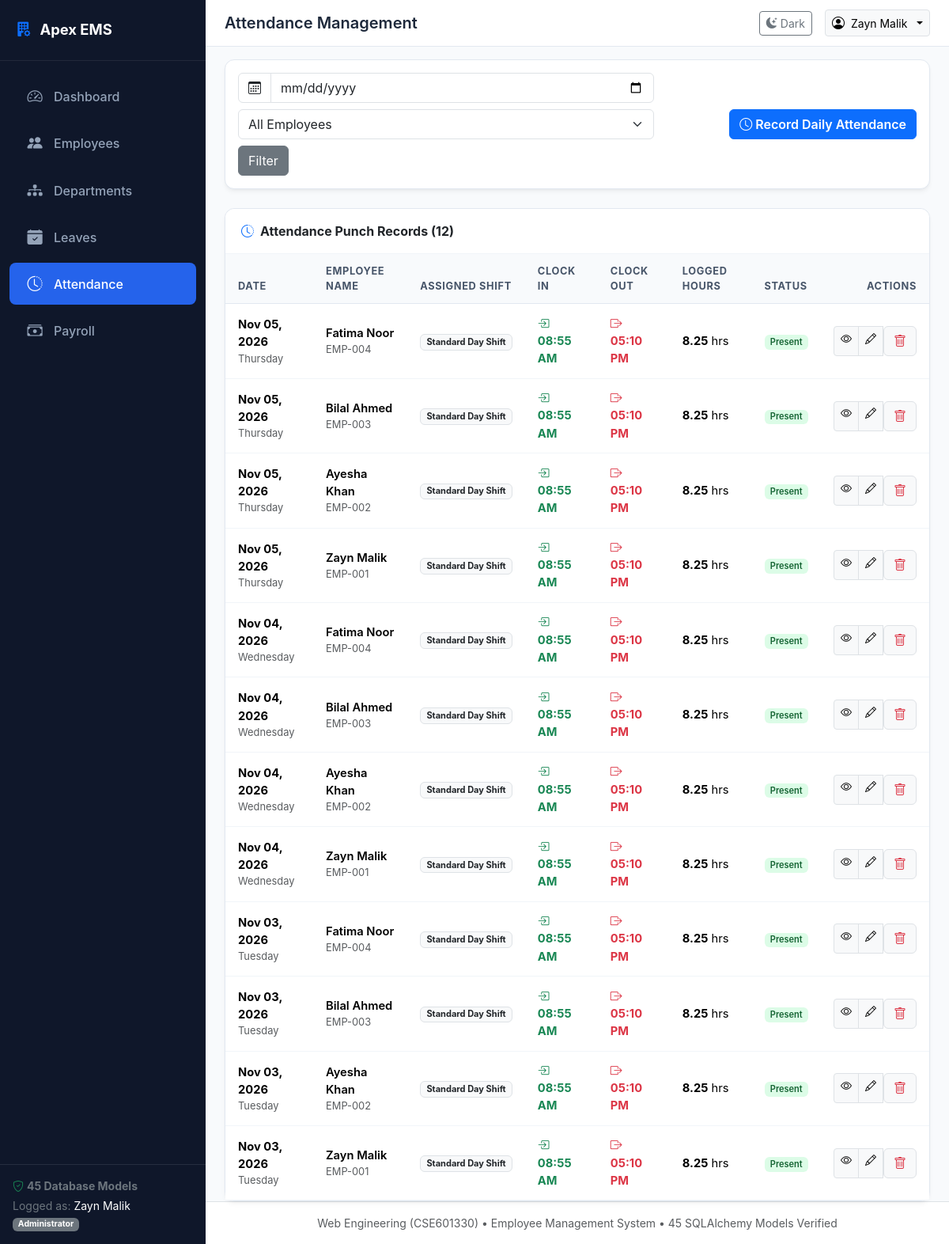
The app's page /attendance/ (signed in) with its own data.
### models/attendance.py (models this page shows, shortened)
class AttendanceRecord(db.Model):
    __tablename__ = 'attendance_records'
    id = db.Column(db.Integer, primary_key=True)
    employee_id = db.Column(db.Integer, db.ForeignKey('employees.id'), nullable=False)
    shift_id = db.Column(db.Integer, db.ForeignKey('work_shifts.id'), nullable=True)
    work_date = db.Column(db.Date, nullable=False, default=date.today)
    check_in_time = db.Column(db.DateTime, nullable=True)
    check_out_time = db.Column(db.DateTime, nullable=True)
    total_work_hours = db.Column(db.Numeric(4, 2), default=0.0)
    status = db.Column(db.String(30), default='Present')  # Present, Late, Half-Day, Absent, On-Leave
    notes = db.Column(db.Text, nullable=True)
    employee = db.relationship('Employee', back_populates='attendance_records')
    shift = db.relationship('WorkShift', back_populates='attendance_records')
    breaks = db.relationship('AttendanceBreak', back_populates='attendance_record', cascade='all, delete-orphan', lazy=True)
    corrections = db.relationship('AttendanceCorrectionRequest', back_populates='attendance_record', cascade='all, delete-orphan', lazy=True)

class WorkShift(db.Model):
    __tablename__ = 'work_shifts'
    id = db.Column(db.Integer, primary_key=True)
    shift_name = db.Column(db.String(60), nullable=False)
    shift_code = db.Column(db.String(20), unique=True, nullable=False)
    start_time = db.Column(db.Time, nullable=False, default=time(9, 0))
    end_time = db.Column(db.Time, nullable=False, default=time(17, 0))
    grace_period_minutes = db.Column(db.Integer, default=15)
    half_day_hours = db.Column(db.Numeric(3, 1), default=4.0)
    schedules = db.relationship('EmployeeShiftSchedule', back_populates='shift', cascade='all, delete-orphan', lazy=True)
    attendance_records = db.relationship('AttendanceRecord', back_populates='shift', lazy=True)

### models/employee.py (models this page shows, shortened)
class Employee(db.Model):
    __tablename__ = 'employees'
    id = db.Column(db.Integer, primary_key=True)
    employee_code = db.Column(db.String(20), unique=True, nullable=False)
    first_name = db.Column(db.String(60), nullable=False)
    last_name = db.Column(db.String(60), nullable=False)
    email = db.Column(db.String(120), unique=True, nullable=False)
    phone = db.Column(db.String(30), nullable=False)
    date_of_birth = db.Column(db.Date, nullable=False)
    gender = db.Column(db.String(20), nullable=False)  # Male, Female, Other
    hire_date = db.Column(db.Date, nullable=False, default=date.today)
    department_id = db.Column(db.Integer, db.ForeignKey('departments.id'), nullable=True)
    designation_id = db.Column(db.Integer, db.ForeignKey('designations.id'), nullable=True)
    employment_type = db.Column(db.String(30), default='Full-Time')  # Full-Time, Part-Time, Contract, Intern
    status = db.Column(db.String(30), default='Active')  # Active, On Leave, Terminated, Resigned
    created_at = db.Column(db.DateTime, default=datetime.utcnow)
    department = db.relationship('Department', foreign_keys=[department_id], back_populates='employees')
    designation = db.relationship('Designation', back_populates='employees')
    profile = db.relationship('EmployeeProfile', uselist=False, back_populates='employee', cascade='all, delete-orphan')
    emergency_contacts = db.relationship('EmployeeEmergencyContact', back_populates='employee', cascade='all, delete-orphan', lazy=True)
    education = db.relationship('EmployeeEducation', back_populates='employee', cascade='all, delete-orphan', lazy=True)
    experience = db.relationship('EmployeeExperience', back_populates='employee', cascade='all, delete-orphan', lazy=True)
    documents = db.relationship('EmployeeDocument', back_populates='employee', cascade='all, delete-orphan', lazy=True)
    bank_details = db.relationship('EmployeeBankDetail', back_populates='employee', cascade='all, delete-orphan', lazy=True)
    skills = db.relationship('EmployeeSkill', back_populates='employee', cascade='all, delete-orphan', lazy=True)
    notes = db.relationship('EmployeeNote', back_populates='employee', cascade='all, delete-orphan', lazy=True)
    assets = db.relationship('EmployeeAssetAssignment', back_populates='employee', cascade='all, delete-orphan', lazy=True)
    leave_requests = db.relationship('LeaveRequest', back_populates='employee', cascade='all, delete-orphan', lazy=True)
    leave_balances = db.relationship('LeaveBalance', back_populates='employee', cascade='all, delete-orphan', lazy=True)
    attendance_records = db.relationship('AttendanceRecord', back_populates='employee', cascade='all, delete-orphan', lazy=True)
    payroll_records = db.relationship('PayrollRecord', back_populates='employee', cascade='all, delete-orphan', lazy=True)
    salary_assignment = db.relationship('EmployeeSalaryAssignment', uselist=False, back_populates='employee', cascade='all, delete-orphan')
    user = db.relationship('User', uselist=False, back_populates='employee')
    @property
    def full_name(self):
        return f"{self.first_name} {self.last_name}"

### routes/attendance_routes.py (the view)
@attendance_bp.route('/', methods=['GET'])
@login_required
def list_attendance():
    date_filter = request.args.get('date', '').strip()
    emp_id = request.args.get('emp_id', '')
    query = AttendanceRecord.query
    if date_filter:
        valid_date, d_val, _ = validate_date(date_filter)
        if valid_date:
            query = query.filter(AttendanceRecord.work_date == d_val)
    if emp_id and emp_id.isdigit():
        query = query.filter(AttendanceRecord.employee_id == int(emp_id))
    records = query.order_by(AttendanceRecord.work_date.desc(), AttendanceRecord.id.desc()).all()
    employees = Employee.query.order_by(Employee.first_name).all()
    return render_template(
        'attendance/list.html',
        records=records,
        employees=employees,
        selected_date=date_filter,
        selected_emp_id=emp_id
    )

### templates/attendance/list.html (shortened to what this page needs)
{% extends "base.html" %}
{% block page_title %}Attendance Management{% endblock %}
{% block content %}
<div class="card mb-4">
    <div class="card-body">
        <div class="d-flex flex-wrap justify-content-between align-items-center gap-3">
            <form method="GET" action="{{ url_for('attendance.list_attendance') }}" class="d-flex flex-wrap align-items-center gap-2">
                <div class="input-group" style="min-width: 200px;">
                    <span class="input-group-text bg-white"><i class="bi bi-calendar3"></i></span>
                    <input type="date" name="date" class="form-control" value="{{ selected_date }}" onchange="this.form.submit()">
                </div>
                <select name="emp_id" class="form-select" style="min-width: 220px;" onchange="this.form.submit()">
                    <option value="">All Employees</option>
                </select>
                <button type="submit" class="btn btn-secondary">Filter</button>
            </form>
            <a href="{{ url_for('attendance.add') }}" class="btn btn-primary fw-semibold">
                <i class="bi bi-clock me-1"></i>Record Daily Attendance
            </a>
        </div>
    </div>
</div>
<div class="card">
    <div class="card-header d-flex justify-content-between align-items-center">
        <span class="fw-bold"><i class="bi bi-clock-history text-primary me-2"></i>Attendance Punch Records ({{ records|length }})</span>
    </div>
    <div class="table-responsive">
        <table class="table table-hover align-middle mb-0">
            <thead>
                <tr>
                    <th>Date</th>
                    <th>Employee Name</th>
                    <th>Assigned Shift</th>
                    <th>Clock In</th>
                    <th>Clock Out</th>
                    <th>Logged Hours</th>
                    <th>Status</th>
                    <th class="text-end">Actions</th>
                </tr>
            </thead>
            <tbody>
                {% for r in records %}
                <tr>
                    <td>
                        <div class="fw-bold">{{ r.work_date.strftime('%b %d, %Y') }}</div>
                        <div class="small text-muted">{{ r.work_date.strftime('%A') }}</div>
                    </td>
                    <td>
                        <div class="fw-semibold">{{ r.employee.full_name if r.employee else 'Unknown' }}</div>
                        <div class="small text-muted">{{ r.employee.employee_code if r.employee else '' }}</div>
                    </td>
                    <td>
                        <span class="badge bg-light text-dark border">{{ r.shift.shift_name if r.shift else 'Default' }}</span>
                    </td>
                    <td>
                        {% if r.check_in_time %}
                            <span class="text-success fw-bold"><i class="bi bi-box-arrow-in-right me-1"></i>{{ r.check_in_time.strftime('%I:%M %p') }}</span>
                        {% else %}
                            <span class="text-muted">—</span>
                        {% endif %}
                    </td>
                    <td>
                        {% if r.check_out_time %}
                            <span class="text-danger fw-bold"><i class="bi bi-box-arrow-right me-1"></i>{{ r.check_out_time.strftime('%I:%M %p') }}</span>
                        {% else %}
                            <span class="text-muted">—</span>
                        {% endif %}
                    </td>
                    <td><strong>{{ r.total_work_hours }}</strong> hrs</td>
                    <td>
                        <span class="badge {% if r.status == 'Present' %}badge-active{% elif r.status == 'Late' %}badge-pending{% elif r.status == 'Half-Day' %}badge-approved{% else %}badge-rejected{% endif %}">
                            {{ r.status }}
                        </span>
                    </td>
                    <td class="text-end">
                        <div class="btn-group btn-group-sm">
                            <a href="{{ url_for('attendance.detail', id=r.id) }}" class="btn btn-light border" title="View Punch Details">
                                <i class="bi bi-eye"></i>
                            </a>
                            <a href="{{ url_for('attendance.edit', id=r.id) }}" class="btn btn-light border" title="Edit">
                                <i class="bi bi-pencil"></i>
                            </a>
                            <form method="POST" action="{{ url_for('attendance.delete', id=r.id) }}" style="display:inline;">
                                <button type="submit" class="btn btn-light border text-danger" title="Delete"
                                        data-confirm-delete data-item-name="Attendance for {{ r.employee.full_name if r.employee else 'Employee' }} on {{ r.work_date }}">
                                    <i class="bi bi-trash"></i>
                                </button>
                            </form>
                        </div>
                    </td>
                </tr>
                {% endfor %}
            </tbody>
        </table>
    </div>
</div>
{% endblock %}

### static/css/style.css (style rules this page uses)
:root { --primary-color: #2563eb; --primary-hover: #1d4ed8; --secondary-color: #475569; --success-color: #10b981; --danger-color: #ef4444; --warning-color: #f59e0b; --info-color: #06b6d4; --bg-light: #f8fafc; --sidebar-bg: #0f172a; --sidebar-hover: #1e293b; --sidebar-text: #94a3b8; --sidebar-active-text: #ffffff; --card-shadow: 0 4px 6px -1px rgba(0, 0, 0, 0.05), 0 2px 4px -2px rgba(0, 0, 0, 0.05); }
body { font-family: -apple-system, BlinkMacSystemFont, "Segoe UI", Roboto, "Helvetica Neue", Arial, sans-serif; background-color: var(--bg-light); color: #1e293b; min-height: 100vh; }
.card { border: 1px solid #e2e8f0; border-radius: 0.75rem; box-shadow: var(--card-shadow); transition: transform 0.2s, box-shadow 0.2s; }
.card-header { background-color: #ffffff; border-bottom: 1px solid #f1f5f9; font-weight: 600; padding: 1rem 1.25rem; border-top-left-radius: 0.75rem !important; border-top-right-radius: 0.75rem !important; }
.table thead th { background-color: #f8fafc; color: #475569; font-size: 0.8rem; text-transform: uppercase; letter-spacing: 0.05em; border-bottom: 1px solid #e2e8f0; padding: 0.75rem 1rem; }
.table tbody td { padding: 0.85rem 1rem; vertical-align: middle; border-bottom: 1px solid #f1f5f9; font-size: 0.92rem; }
.badge-active { background-color: #dcfce7; color: #166534; font-weight: 600; }

### records on screen
AttendanceRecord: work_date "Nov 05, 2026", work_date "Thursday", employee "Fatima Noor", employee "EMP-004", shift "Standard Day Shift", check_in_time "08:55 AM", check_out_time "05:10 PM", total_work_hours "8.25", status "Present"
AttendanceRecord: work_date "Nov 05, 2026", work_date "Thursday", employee "Bilal Ahmed", employee "EMP-003", shift "Standard Day Shift", check_in_time "08:55 AM", check_out_time "05:10 PM", total_work_hours "8.25", status "Present"
AttendanceRecord: work_date "Nov 05, 2026", work_date "Thursday", employee "Ayesha Khan", employee "EMP-002", shift "Standard Day Shift", check_in_time "08:55 AM", check_out_time "05:10 PM", total_work_hours "8.25", status "Present"
AttendanceRecord: work_date "Nov 05, 2026", work_date "Thursday", employee "Zayn Malik", employee "EMP-001", shift "Standard Day Shift", check_in_time "08:55 AM", check_out_time "05:10 PM", total_work_hours "8.25", status "Present"
AttendanceRecord: work_date "Nov 04, 2026", work_date "Wednesday", employee "Fatima Noor", employee "EMP-004", shift "Standard Day Shift", check_in_time "08:55 AM", check_out_time "05:10 PM", total_work_hours "8.25", status "Present"
AttendanceRecord: work_date "Nov 04, 2026", work_date "Wednesday", employee "Bilal Ahmed", employee "EMP-003", shift "Standard Day Shift", check_in_time "08:55 AM", check_out_time "05:10 PM", total_work_hours "8.25", status "Present"
AttendanceRecord: work_date "Nov 04, 2026", work_date "Wednesday", employee "Ayesha Khan", employee "EMP-002", shift "Standard Day Shift", check_in_time "08:55 AM", check_out_time "05:10 PM", total_work_hours "8.25", status "Present"
AttendanceRecord: work_date "Nov 04, 2026", work_date "Wednesday", employee "Zayn Malik", employee "EMP-001", shift "Standard Day Shift", check_in_time "08:55 AM", check_out_time "05:10 PM", total_work_hours "8.25", status "Present"
AttendanceRecord: work_date "Nov 03, 2026", work_date "Tuesday", employee "Fatima Noor", employee "EMP-004", shift "Standard Day Shift", check_in_time "08:55 AM", check_out_time "05:10 PM", total_work_hours "8.25", status "Present"
AttendanceRecord: work_date "Nov 03, 2026", work_date "Tuesday", employee "Bilal Ahmed", employee "EMP-003", shift "Standard Day Shift", check_in_time "08:55 AM", check_out_time "05:10 PM", total_work_hours "8.25", status "Present"
AttendanceRecord: work_date "Nov 03, 2026", work_date "Tuesday", employee "Ayesha Khan", employee "EMP-002", shift "Standard Day Shift", check_in_time "08:55 AM", check_out_time "05:10 PM", total_work_hours "8.25", status "Present"
AttendanceRecord: work_date "Nov 03, 2026", work_date "Tuesday", employee "Zayn Malik", employee "EMP-001", shift "Standard Day Shift", check_in_time "08:55 AM", check_out_time "05:10 PM", total_work_hours "8.25", status "Present"

### other values on screen
{{ current_user_name }} "Zayn Malik"
{{ current_role }} "Administrator"
{{ records|length }} "12"
